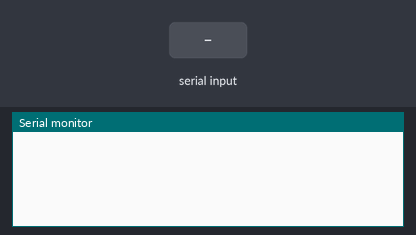
Recording of a sketch running on a simulated Arduino Uno, built with avr-gcc and run on an emulated ATmega328P. On the bench: the last lines printed to the serial monitor. Inputs (shaded band) come from the test bench.

Above: at 1.2 s.
1.3 s: "mode:\n" received over Serial
At 2.1 s:
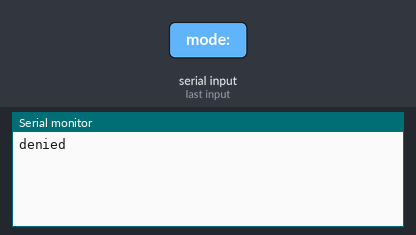
2.8 s: "reset\n" received over Serial
At 3.2 s:
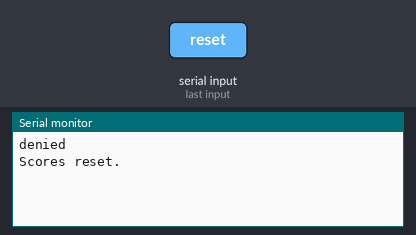
4.3 s: "Man vs AI\n" received over Serial
At 5.7 s:
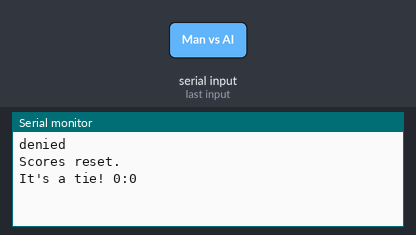

The sketch:

server.ino
```cpp
#include <Arduino.h>

int player1_wins = 0;  // Рахунок гравця 1
int player2_wins = 0;  // Рахунок гравця 2

void setup() {
  Serial.begin(9600);  // Ініціалізуємо серійну комунікацію
}

void loop() {
  if (Serial.available() > 0) {
    String message = Serial.readStringUntil('\n');  // Читаємо повідомлення від клієнта

    if (message.startsWith("mode:")) {
      String mode = message.substring(5);  // Отримуємо обраний режим
      approve_mode(mode);  // Підтверджуємо обраний режим
    } else if (message == "reset") {
      reset_scores();  // Скидаємо рахунок
    } else {
      String result = determine_winner(message);
      Serial.println(result + " " + String(player1_wins) + ":" + String(player2_wins));  // Відправляємо результат
    }
  }
}

void approve_mode(String mode) {
  if (mode == "Man vs AI" || mode == "Man vs Man" || mode == "AI vs AI (Random Move)" || mode == "AI vs AI (Win Strategy)") {
    Serial.println("approved");
  } else {
    Serial.println("denied");
  }
}

String determine_winner(String message) {
  String player1 = message.substring(0, message.indexOf(":"));
  String player2 = message.substring(message.indexOf(":") + 1);

  if (player1 == player2) {
    return "It's a tie!";
  } else if ((player1 == "Rock" && player2 == "Scissors") ||
             (player1 == "Paper" && player2 == "Rock") ||
             (player1 == "Scissors" && player2 == "Paper")) {
    player1_wins++;  // Оновлюємо рахунок гравця 1
    return "Player 1 wins!";
  } else {
    player2_wins++;  // Оновлюємо рахунок гравця 2
    return "Player 2 wins!";
  }
}

void reset_scores() {
  player1_wins = 0;
  player2_wins = 0;
  Serial.println("Scores reset.");
}
```

Measured:
- after the input at 1.3 s, the serial monitor: prints a new line at once (image 1)
- after the input at 2.8 s, the serial monitor: prints a new line at once (image 2)
- after the input at 4.3 s, the serial monitor: prints a new line at once (image 3)
